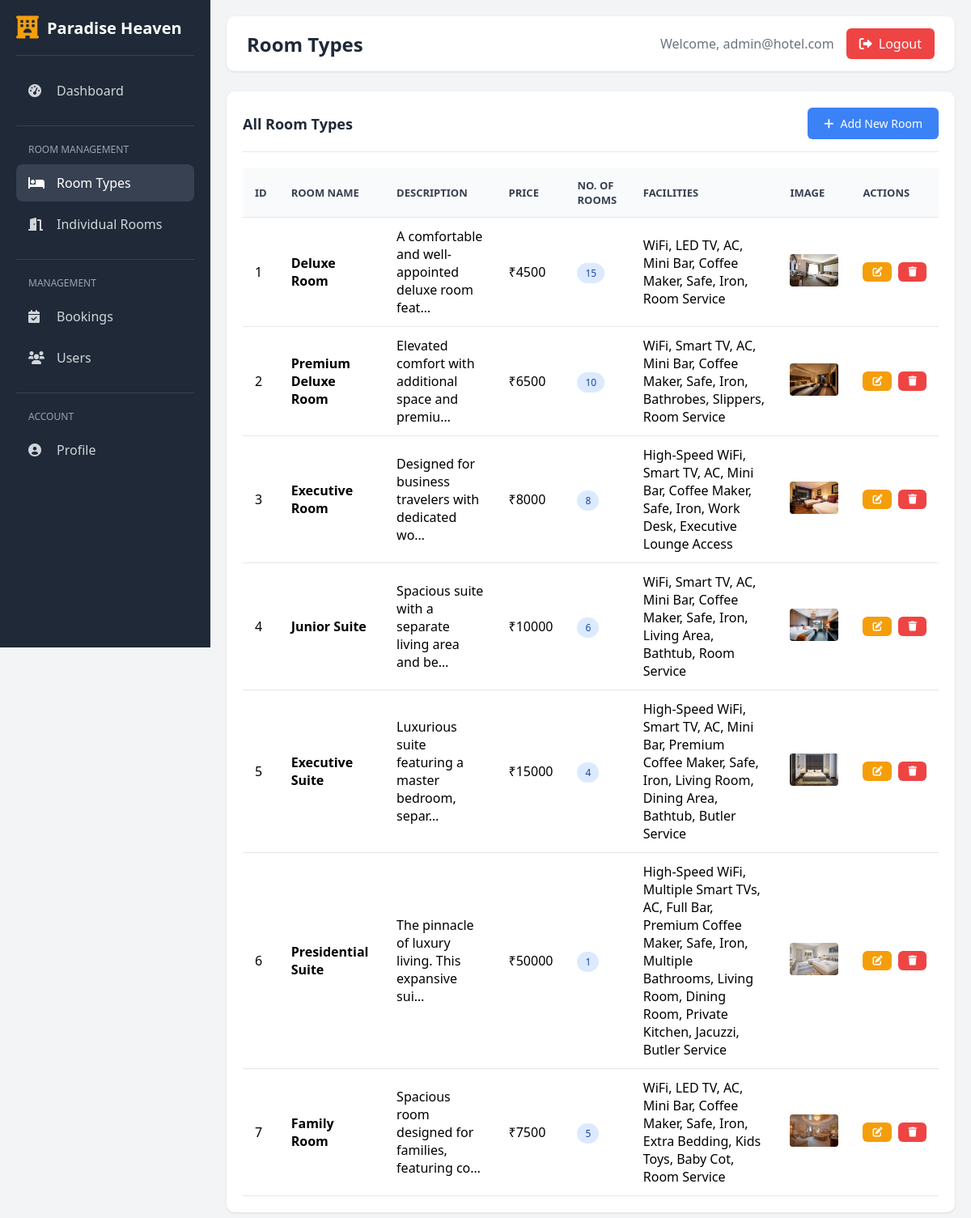
Page /custom-admin/rooms/ (signed in) on the committed database.
### custom_admin/models.py (models this page shows, shortened)
class AdminUser(AbstractBaseUser, PermissionsMixin):
    username = models.CharField(max_length=150, unique=True)
    email = models.EmailField(unique=True)
    first_name = models.CharField(max_length=100)
    last_name = models.CharField(max_length=100)
    is_active = models.BooleanField(default=True)
    is_staff = models.BooleanField(default=True)
    date_joined = models.DateTimeField(default=timezone.now)
    objects = AdminUserManager()
    USERNAME_FIELD = 'username'
    REQUIRED_FIELDS = ['email', 'first_name', 'last_name']
    class Meta:
        verbose_name = 'Admin User'
        verbose_name_plural = 'Admin Users'

### motel/models.py (models this page shows, shortened)
class Rooms(models.Model):
    room_name = models.CharField(max_length=255)
    room_des = models.TextField()
    room_price = models.IntegerField()
    room_facilities = models.TextField(default="WiFi,TV,AC")
    room_image = models.ImageField(upload_to='rooms/', blank=True, null=True)
    number_of_rooms = models.IntegerField(default=1, help_text="Number of rooms available in this category")

### custom_admin/views.py (the view)
# urls.py: path('rooms/', views.manage_rooms, name='manage_rooms'),
@login_required(login_url='admin_login')
def manage_rooms(request):
    rooms = Rooms.objects.all()
    return render(request, 'custom_admin/rooms/list.html', {'rooms': rooms})

### templates/custom_admin/rooms/list.html (shortened to what this page needs)
{% extends 'custom_admin/base.html' %}
{% block page_title %}Room Types{% endblock %}
{% block content %}
<div class="card">
    <div class="card-header">
        <h3>All Room Types</h3>
        <a href="{% url 'add_room' %}" class="btn btn-primary">
            <i class="fas fa-plus"></i> Add New Room
        </a>
    </div>
    <div class="table-container">
        <table>
            <thead>
                <tr>
                    <th>ID</th>
                    <th>Room Name</th>
                    <th>Description</th>
                    <th>Price</th>
                    <th>No. of Rooms</th>
                    <th>Facilities</th>
                    <th>Image</th>
                    <th>Actions</th>
                </tr>
            </thead>
            <tbody>
                {% if rooms %}
                    {% for room in rooms %}
                    <tr>
                        <td>{{ room.id }}</td>
                        <td><strong>{{ room.room_name }}</strong></td>
                        <td>{{ room.room_des|truncatechars:50 }}</td>
                        <td>₹{{ room.room_price }}</td>
                        <td><span class="badge badge-info">{{ room.number_of_rooms }}</span></td>
                        <td>{{ room.room_facilities }}</td>
                        <td>
                            {% if room.room_image %}
                            <img src="{{ room.room_image.url }}" alt="{{ room.room_name }}" style="width: 60px; height: 40px; object-fit: cover; border-radius: 4px;">
                            {% else %}
                            <span style="color: #6b7280;">No Image</span>
                            {% endif %}
                        </td>
                        <td>
                            <div class="actions">
                                <a href="{% url 'edit_room' room.id %}" class="btn btn-warning btn-sm">
                                    <i class="fas fa-edit"></i>
                                </a>
                                <a href="{% url 'delete_room' room.id %}" class="btn btn-danger btn-sm" onclick="return confirm('Are you sure you want to delete this room?')">
                                    <i class="fas fa-trash"></i>
                                </a>
                            </div>
                        </td>
                    </tr>
                    {% endfor %}
                {% else %}
                    <tr>
                        <td colspan="8" style="text-align: center; color: #6b7280; padding: 30px;">
                            No room types found. <a href="{% url 'add_room' %}">Add your first room</a>
                        </td>
                    </tr>
                {% endif %}
            </tbody>
        </table>
    </div>
</div>
{% endblock %}

### templates/custom_admin/base.html (shortened to what this page needs)
<!DOCTYPE html>
<html lang="en">
<head>
    <link rel="stylesheet" href="https://cdnjs.cloudflare.com/ajax/libs/font-awesome/6.0.0/css/all.min.css">
</head>
<body>
    <div class="sidebar">
        <div class="sidebar-header">
            <i class="fas fa-hotel"></i>
            <h1>Paradise Heaven</h1>
        </div>
        <nav class="sidebar-nav">
            <a href="{% url 'admin_dashboard' %}" class="nav-item {% if request.resolver_match.url_name == 'admin_dashboard' %}active{% endif %}">
                <i class="fas fa-tachometer-alt"></i>
                <span>Dashboard</span>
            </a>
            <div class="nav-section">
                <div class="nav-section-title">Room Management</div>
                <a href="{% url 'manage_rooms' %}" class="nav-item {% if 'rooms' in request.resolver_match.url_name %}active{% endif %}">
                    <i class="fas fa-bed"></i>
                    <span>Room Types</span>
                </a>
                <a href="{% url 'manage_individual_rooms' %}" class="nav-item {% if 'individual' in request.resolver_match.url_name %}active{% endif %}">
                    <i class="fas fa-door-open"></i>
                    <span>Individual Rooms</span>
                </a>
            </div>
            <div class="nav-section">
                <div class="nav-section-title">Management</div>
                <a href="{% url 'manage_bookings' %}" class="nav-item {% if 'bookings' in request.resolver_match.url_name %}active{% endif %}">
                    <i class="fas fa-calendar-check"></i>
                    <span>Bookings</span>
                </a>
                <a href="{% url 'manage_users' %}" class="nav-item {% if 'users' in request.resolver_match.url_name %}active{% endif %}">
                    <i class="fas fa-users"></i>
                    <span>Users</span>
                </a>
            </div>
            <div class="nav-section">
                <div class="nav-section-title">Account</div>
                <a href="{% url 'admin_profile' %}" class="nav-item {% if 'profile' in request.resolver_match.url_name %}active{% endif %}">
                    <i class="fas fa-user-circle"></i>
                    <span>Profile</span>
                </a>
            </div>
        </nav>
    </div>
    <div class="main-content">
        <div class="top-bar">
            <h2>{% block page_title %}Dashboard{% endblock %}</h2>
            <div class="user-info">
                <span>Welcome, {{ request.user.username }}</span>
                <a href="{% url 'admin_logout' %}" class="logout-btn">
                    <i class="fas fa-sign-out-alt"></i>
                    Logout
                </a>
            </div>
        </div>
        {% block content %}{% endblock %}
    </div>
</body>
</html>

### templates/custom_admin/base.html (style rules this page uses)
* { margin: 0; padding: 0; box-sizing: border-box; }
body { font-family: 'Segoe UI', Tahoma, Geneva, Verdana, sans-serif; background-color: #f3f4f6; display: flex; min-height: 100vh; }
.sidebar { width: 260px; background-color: #1f2937; color: white; padding: 20px; display: flex; flex-direction: column; position: fixed; height: 100vh; overflow-y: auto; }
.sidebar-header { display: flex; align-items: center; padding-bottom: 20px; border-bottom: 1px solid #374151; margin-bottom: 20px; }
.sidebar-header i { font-size: 28px; color: #f59e0b; margin-right: 10px; }
.sidebar-header h1 { font-size: 20px; font-weight: 600; }
.sidebar-nav { flex: 1; }
.nav-item { display: flex; align-items: center; padding: 12px 15px; color: #d1d5db; text-decoration: none; border-radius: 8px; margin-bottom: 5px; transition: all 0.3s; }
.nav-item:hover, .nav-item.active { background-color: #374151; color: white; }
.nav-item i { width: 25px; margin-right: 10px; }
.nav-section { margin-top: 20px; padding-top: 20px; border-top: 1px solid #374151; }
.nav-section-title { font-size: 12px; text-transform: uppercase; color: #9ca3af; margin-bottom: 10px; padding-left: 15px; }
.main-content { flex: 1; margin-left: 260px; padding: 20px; }
.top-bar { display: flex; justify-content: space-between; align-items: center; background-color: white; padding: 15px 25px; border-radius: 10px; margin-bottom: 25px; box-shadow: 0 1px 3px rgba(0, 0, 0, 0.1); }
.top-bar h2 { font-size: 24px; color: #1f2937; }
.user-info { display: flex; align-items: center; gap: 15px; }
.user-info span { color: #6b7280; }
.logout-btn { background-color: #ef4444; color: white; padding: 8px 16px; border: none; border-radius: 6px; cursor: pointer; text-decoration: none; display: flex; align-items: center; gap: 8px; transition: background-color 0.3s; }
.card { background-color: white; border-radius: 10px; padding: 20px; box-shadow: 0 1px 3px rgba(0, 0, 0, 0.1); margin-bottom: 20px; }
.card-header { display: flex; justify-content: space-between; align-items: center; margin-bottom: 20px; padding-bottom: 15px; border-bottom: 1px solid #e5e7eb; }
.card-header h3 { font-size: 18px; color: #1f2937; }
.btn { padding: 10px 20px; border: none; border-radius: 6px; cursor: pointer; text-decoration: none; display: inline-flex; align-items: center; gap: 8px; font-size: 14px; transition: all 0.3s; }
.btn-primary { background-color: #3b82f6; color: white; }
.btn-danger { background-color: #ef4444; color: white; }
.btn-warning { background-color: #f59e0b; color: white; }
.btn-sm { padding: 6px 12px; font-size: 12px; }
.table-container { overflow-x: auto; }
table { width: 100%; border-collapse: collapse; }
th, td { padding: 12px 15px; text-align: left; border-bottom: 1px solid #e5e7eb; }
th { background-color: #f9fafb; font-weight: 600; color: #374151; font-size: 13px; text-transform: uppercase; }
.badge { padding: 4px 10px; border-radius: 20px; font-size: 12px; font-weight: 500; }
.badge-info { background-color: #dbeafe; color: #1e40af; }
.actions { display: flex; gap: 8px; }

### rows in the picture
AdminUser: user.username "admin@hotel.com"
Rooms: id "1", room_name "Deluxe Room", room_des "A comfortable and well-appointed deluxe room feat…", room_price "4500", number_of_rooms "15", room_facilities "WiFi, LED TV, AC, Mini Bar, Coffee Maker, Safe, Iron, Room Service", room_image (picture)
Rooms: id "2", room_name "Premium Deluxe Room", room_des "Elevated comfort with additional space and premiu…", room_price "6500", number_of_rooms "10", room_facilities "WiFi, Smart TV, AC, Mini Bar, Coffee Maker, Safe, Iron, Bathrobes, Slippers, Room Service", room_image (picture)
Rooms: id "3", room_name "Executive Room", room_des "Designed for business travelers with dedicated wo…", room_price "8000", number_of_rooms "8", room_facilities "High-Speed WiFi, Smart TV, AC, Mini Bar, Coffee Maker, Safe, Iron, Work Desk, Executive Lounge Access", room_image (picture)
Rooms: id "4", room_name "Junior Suite", room_des "Spacious suite with a separate living area and be…", room_price "10000", number_of_rooms "6", room_facilities "WiFi, Smart TV, AC, Mini Bar, Coffee Maker, Safe, Iron, Living Area, Bathtub, Room Service", room_image (picture)
Rooms: id "5", room_name "Executive Suite", room_des "Luxurious suite featuring a master bedroom, separ…", room_price "15000", number_of_rooms "4", room_facilities "High-Speed WiFi, Smart TV, AC, Mini Bar, Premium Coffee Maker, Safe, Iron, Living Room, Dining Area, Bathtub, Butler Service", room_image (picture)
Rooms: id "6", room_name "Presidential Suite", room_des "The pinnacle of luxury living. This expansive sui…", room_price "50000", number_of_rooms "1", room_facilities "High-Speed WiFi, Multiple Smart TVs, AC, Full Bar, Premium Coffee Maker, Safe, Iron, Multiple Bathrooms, Living Room, Dining Room, Private Kitchen, Jacuzzi, Butler Service", room_image (picture)
Rooms: id "7", room_name "Family Room", room_des "Spacious room designed for families, featuring co…", room_price "7500", number_of_rooms "5", room_facilities "WiFi, LED TV, AC, Mini Bar, Coffee Maker, Safe, Iron, Extra Bedding, Kids Toys, Baby Cot, Room Service", room_image (picture)
